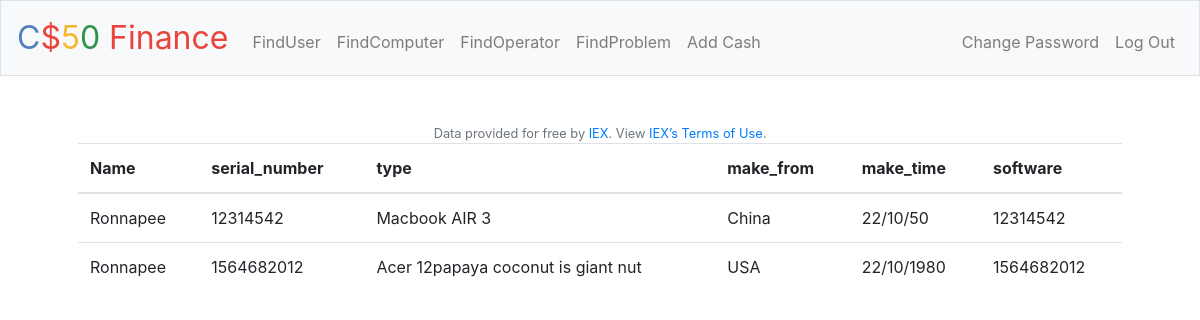
/Computer/, run on the app's committed database.
### tables this page shows
CREATE TABLE `user_computers` (
    `user_id` INTEGER NOT NULL,
    `computer` INTEGER NOT NULL,
    `serial_number` INTEGER NOT NULL,
    PRIMARY KEY (`user_id`, `computer`),
    FOREIGN KEY (`computer`) REFERENCES `Computer_info` (`id`),
    FOREIGN KEY (`user_id`) REFERENCES `USER` (`id`)
);

CREATE TABLE `USER` (
    `id` INTEGER PRIMARY KEY AUTOINCREMENT,
    `Name` TEXT NOT NULL,
    `last_name` TEXT NOT NULL,
    `phone_number` INTEGER NOT NULL,
    `job_title` TEXT,
    `address` TEXT
);

CREATE TABLE `Computer_info` (
    `id` INTEGER PRIMARY KEY AUTOINCREMENT,
    `Type` TEXT NOT NULL,
    `Make_from` TEXT NOT NULL,
    `Make_time` DATE NOT NULL,
    `Software` TEXT
);

### app.py (the view)
@app.route("/Computer/")
def Computer():
    user_stock_info = db.execute(
        "SELECT * FROM USER JOIN user_computers ON USER.id = user_computers.user_id JOIN computer_info ON computer_info.id = user_computers.computer"
    )
    return render_template("Computer.html", user_stock_info=user_stock_info)

### app.py (called while the page is built)
@app.after_request
def after_request(response):
    response.headers["Cache-Control"] = "no-cache, no-store, must-revalidate"
    response.headers["Expires"] = 0
    response.headers["Pragma"] = "no-cache"
    return response

### templates/Computer.html (shortened to what this page needs)
{% extends "layout.html" %}
{% block main %}
    <table class="table">
        <thead>
            <tr>
                <th scope="col">Name</th>
                <th scope="col">serial_number</th>
                <th scope="col">type</th>
                <th scope="col">make_from</th>
                <th scope="col">make_time</th>
                <th scope="col">software</th>
            </tr>
        </thead>
        <tbody>
            {% for record in user_stock_info if record["symbol"] != "N/A" %}
                <tr>
                    <td> {{ record["Name"] }}</td>
                    <td> {{ record["serial_number"] }}</td>
                    <td> {{ record["Type"] }}</td>
                    <td> {{ record["Make_from"] }}</td>
                    <td> {{ record["Make_time"] }}</td>
                    <td> {{ record["serial_number"] }}</td>
            {% endfor %}
{% endblock %}

### templates/layout.html (shortened to what this page needs)
<!DOCTYPE html>
<html lang="en">
    <head>
        <link rel="stylesheet" href="https://cdn.jsdelivr.net/npm/bootstrap@4.5.3/dist/css/bootstrap.min.css">
        <link href="/static/styles.css" rel="stylesheet">
    </head>
    <body>
        <nav class="navbar navbar-expand-md navbar-light bg-light border">
            <a class="navbar-brand" href="/"><span class="blue">C</span><span class="red">$</span><span class="yellow">5</span><span class="green">0</span> <span class="red">Finance</span></a>
            <div class="collapse navbar-collapse" id="navbar">
                    <ul class="navbar-nav mr-auto mt-2">
                        <li class="nav-item"><a class="nav-link" href="/Finduser">FindUser</a></li>
                        <li class="nav-item"><a class="nav-link" href="/Findcomputer">FindComputer</a></li>
                        <li class="nav-item"><a class="nav-link" href="/Findoperator">FindOperator</a></li>
                        <li class="nav-item"><a class="nav-link" href="/Findproblem">FindProblem</a></li>
                        <li class="nav-item"><a class="nav-link" href="/add_cash">Add Cash</a></li>
                    </ul>
                    <ul class="navbar-nav ml-auto mt-2">
                        <li class="nav-item"><a class="nav-link" href="/changepassword">Change Password</a></li>
                        <li class="nav-item"><a class="nav-link" href="/logout">Log Out</a></li>
                    </ul>
            </div>
        </nav>
        <main class="container p-5">
            {% block main %}{% endblock %}
        </main>
        <footer class="small text-center text-muted">
            Data provided for free by <a href="https://iextrading.com/developer">IEX</a>. View <a href="https://iextrading.com/api-exhibit-a/">IEX’s Terms of Use</a>.
        </footer>
    </body>
</html>

### static/styles.css (style rules this page uses)
nav .navbar-brand { font-size: xx-large; }
nav .navbar-brand .blue { color: #537fbe; }
nav .navbar-brand .red { color: #ea433b; }
nav .navbar-brand .yellow { color: #f5b82e; }
nav .navbar-brand .green { color: #2e944b; }

### data on the page
user_computers: Name "Ronnapee", serial_number "12314542", Type "Macbook AIR 3", Make_from "China", Make_time "22/10/50"
user_computers: Name "Ronnapee", serial_number "1564682012", Type "Acer 12papaya coconut is giant nut", Make_from "USA", Make_time "22/10/1980"
